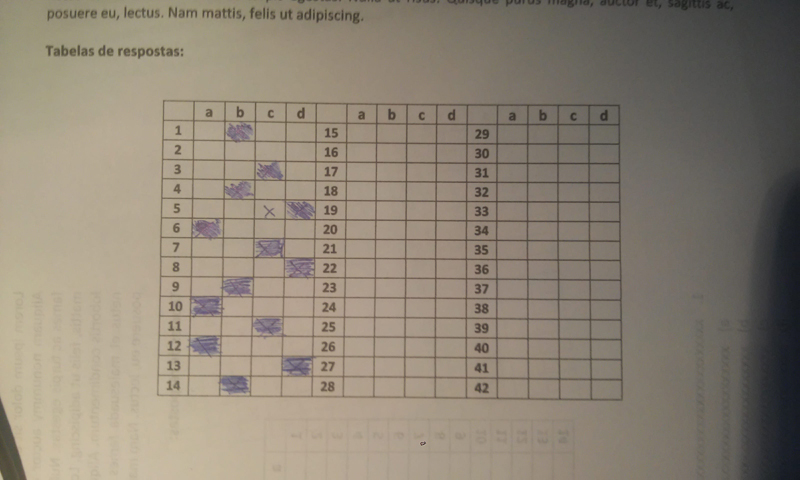
//> input picture exam7.jpg, 800 x 480 px
$ ./detectexam   (built with g++ and OpenCV 4)
//> lines starting //> are read from the running program, lines starting //| are printed output that depends on the picture; after the words box and inside, x2 and y2 are one past the last pixel; in counts of white or black regions, pixels touching at a corner belong together
// Visual Studio ONLY - Allowing for pre-compiled header files

// This has to be the first #include

// Remove it, if you are not using Windows and Visual Studio

//#include "stdafx.h"


// The remaining #includes

// Basic OpenCV functionalities


#include <iostream>


#include "opencv2/core/core.hpp"

#include "opencv2/highgui/highgui.hpp"

#include "opencv2/imgproc/imgproc.hpp"

//#include "opencv2/text.hpp"

//GLOBAL VARIABLES
using namespace cv;
using namespace std;

#define X 1;
#define LETTER 2;
#define QUESTIONN 3;

struct Grid
{
	int width;
	int length;
	int type;
};

Mat templateX;
Mat image;
Mat finalImg;
int m;
Mat frame;
Point2f src[4];
char Option[] = {' ', 'A', 'B', 'C', 'D' };

void extractGrid();
bool detectExamManual(Mat exam);
void detectExamAuto(Mat exam);
int MatchingMethod(Mat rect);
void drawLine(Vec2f line, Mat &image, Scalar rgb);
void sortCorners(std::vector<cv::Point2f>& corners, cv::Point2f center);
void onMouse(int event, int x, int y, int, void* param);

int main(int argc, char** argv) {
	templateX = imread("template/X.jpg", 0);
//> X.jpg cannot be read in this run, so this picture is empty

	// False
	bool useCamera = false;
	bool detectionAuto = true;

	if(useCamera) {
		// Open the default camera
		VideoCapture cap(0);

		// Check if the capture is working
		if (!cap.isOpened())
			return -1;

		// Get a frame from the camera
		cap >> frame;
	} else {
		frame = imread("exam7.jpg", 0);
	}

	// Check if we have a frame
	if(frame.empty())
	   return -1;

	// Detection Mode
	if(detectionAuto) {
		// Auto
		detectExamAuto(frame);
	} else {
		// Manual
		if (!detectExamManual(frame))
			return 0;
	}

	extractGrid();

	// Show the frame captured
	//imshow("capture", frame);
	//imshow("final grid", finalImg);
	//waitKey(0);
	destroyAllWindows();

	return 0;
}

//-------------------------------------------------------------------------//


//-------------------------------------------------------------------------//

void extractGrid()
{
	Mat gray;

	if (finalImg.channels() == 3)
	{
		cvtColor(finalImg, gray, CV_BGR2GRAY);
	}
	else
	{
		gray = finalImg;
	}

	// Apply adaptiveThreshold at the bitwise_not of gray, notice the ~ symbol
	Mat bw;
	adaptiveThreshold(~gray, bw, 255, CV_ADAPTIVE_THRESH_MEAN_C, THRESH_BINARY, 15, -2);

	// Create the images that will use to extract the horizonta and vertical lines
	Mat horizontal = bw.clone();
	Mat vertical = bw.clone();

	int scale = 15; // play with this variable in order to increase/decrease the amount of lines to be detected

	// Specify size on horizontal axis
	int horizontalsize = horizontal.cols / scale;

	// Create structure element for extracting horizontal lines through morphology operations
	Mat horizontalStructure = getStructuringElement(MORPH_RECT, Size(horizontalsize, 1));

	// Apply morphology operations
	erode(horizontal, horizontal, horizontalStructure, Point(-1, -1));
	dilate(horizontal, horizontal, horizontalStructure, Point(-1, -1));
	//    dilate(horizontal, horizontal, horizontalStructure, Point(-1, -1)); // expand horizontal lines

	// Show extracted horizontal lines
	imshow("horizontal", horizontal);

	// Specify size on vertical axis
	int verticalsize = vertical.rows / scale;

	// Create structure element for extracting vertical lines through morphology operations
	Mat verticalStructure = getStructuringElement(MORPH_RECT, Size(1, verticalsize));

	// Apply morphology operations
	erode(vertical, vertical, verticalStructure, Point(-1, -1));
	dilate(vertical, vertical, verticalStructure, Point(-1, -1));

	//dilate(vertical, vertical, verticalStructure, Point(-1, -1)); // expand vertical lines

	vector<Vec4i> linesH;

	vector<vector<Point> > contoursH;

	Mat element = getStructuringElement(MORPH_ELLIPSE,
		Size(2 * 1 + 1, 2 * 1 + 1),
		Point(1, 1));
	//erode(joints, joints, element, Point(-1, -1));

	findContours(horizontal, contoursH, CV_RETR_TREE, CV_CHAIN_APPROX_SIMPLE, Point(0, 0));

	/*sorting contours*/
	int i, j;
	bool swapped = false;
	int n = contoursH.size();
	for (i = 0; i < n - 1; i++)
	{
		swapped = false;
		for (j = 0; j < n - i - 1; j++)
		{
			if (contoursH[j][0].y > contoursH[j + 1][0].y)//if (contoursH[j] > contoursH[j + 1])
			{
				vector<Point> temp = contoursH[j];
				contoursH[j] = contoursH[j + 1];
				contoursH[j + 1] = temp;

				swapped = true;
			}
		}
		// IF no two elements were swapped by inner loop, then break
		if (swapped == false)
			break;
	}

	vector<vector<Point> > contoursV;
	findContours(vertical, contoursV, CV_RETR_TREE, CV_CHAIN_APPROX_SIMPLE, Point(0, 0));

	/*sorting contours*/
	n = contoursV.size();
	swapped=false;
	for (i = 0; i < n - 1; i++)
	{
		swapped = false;
		for (j = 0; j < n - i - 1; j++)
		{
			if (contoursV[j][0].x > contoursV[j+1][0].x)//if (contoursH[j] > contoursH[j + 1])
			{
				vector<Point> temp = contoursV[j];
				contoursV[j] = contoursV[j + 1];
				contoursV[j + 1] = temp;

				swapped = true;
			}
		}

		// IF no two elements were swapped by inner loop, then break
		if (swapped == false)
			break;
	}

	//------------Create Grid----------------------------------//

	int nLinhas = contoursV.size() - 1;
	int nColunas = contoursV.size() - 1;
	Mat crop;
	int nTables = nColunas / 5; //cada tabela tem 5 colunas: numero | A | B | C | D |
	Mat temp;
	Rect recAnswer;
	int max = 0;
	finalImg.copyTo(temp);
	for (int t = 0; t < nTables; t++)//percorrer todas as tabelas
	{
		int tableN = t * 5;
		for (int l = 1; l < nLinhas; l++) //a primeira linha contem as opcoes de escolha, ignora-se
		{

			int index = 0;
			max = 0;

			int width = contoursV[tableN + 5][0].x - contoursV[tableN + 1][0].x;
			int height = contoursH[l + 1][0].y - contoursH[l][0].y;

			int sqaureWidth = width / 4;
			for (int c = 1; c < 5; c++)
			{
				Rect rec = Rect(contoursV[tableN + c][0].x, contoursH[l][0].y,
					sqaureWidth,
					height);
				crop = temp(rec);
				threshold(crop, crop, 125, 255, THRESH_BINARY_INV);
				double p = 0;

				p = (double)countNonZero(crop);
				p = p / (crop.size().width * crop.size().height);

				if ( p>=max && p>=0.3) {
					max = p;
					index = c;
					recAnswer = rec;
				}
				else {
					index = -1;
				}

			}
			//crop image
			printf("\nResposta %u: %c ", l + tableN, Option[index+1]);
			if (index != 0)
			{
				rectangle(finalImg, recAnswer, (255, 255, 255));
			}
			imshow("SquaresTest", finalImg);
		}
	}

	waitKey();
}

//-------------------------------------------------------------------------//

// [106 lines left out: functions detectExamManual, MatchingMethod, not called in this run]

//-------------------------------------------------------------------------//

void detectExamAuto(Mat exam) {
	// Creating empty grid with same size of the "exam"
	Mat grid = Mat(exam.size(), CV_8UC1);

	// Remove some noise with Gaussian Blur (5x5), smoothing the image
	GaussianBlur(exam, exam, Size(5, 5), 0);

	// Threshold the image according to local neighborhood
	// Normal threshold takes the image as a whole instead, that's why we don't use it
	adaptiveThreshold(exam, grid, 255, ADAPTIVE_THRESH_MEAN_C, THRESH_BINARY, 5, 2);

	// Invert grid image, setting the contours white
	bitwise_not(grid, grid);

	// Creating cross structuring element (3x3)
	Mat kernel = getStructuringElement(MORPH_CROSS, Size(3, 3));

	// Dilate image with the cross structuring element to increase grid borders
	dilate(grid, grid, kernel);

	// [7 lines of commented-out code are left out]
	int count = 0;
	int max = -1;
	Point maxPoint;

	// Iterate through all grid
	for (int y = 0; y < grid.size().height; y++) {
		// Get current line
		uchar *row = grid.ptr(y);

		for (int x = 0; x < grid.size().width; x++) {
			// We only want the "whiter" areas (the contours)! (>=128)
			if (row[x] >= 128) {
				// Cover the found area darker (gray color) for better distinguish from others
				int area = floodFill(grid, Point(x, y), CV_RGB(0, 0, 64));
				if (area > max) {
					// Update the maximum area found
					maxPoint = Point(x, y);
					max = area;
				}
			}
		}
	}
//> this loop made 480 passes
//> (maxPoint, max) on passes 1 to 3: (Point(668, 0), 303), (Point(668, 0), 303), (Point(668, 0), 303)
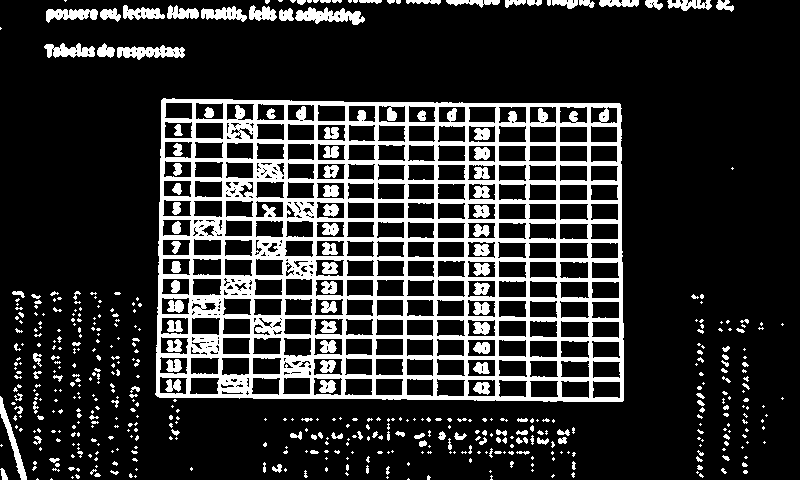
//> grid: 480 rows x 800 cols, CV_8UC1; values 0 (black) and 64 (white), 18.8% white; 514 white regions (348 under 20 px), largest, box (x1, y1, x2, y2) and area: (155, 98, 624, 402) 53688, (295, 7, 365, 25) 701, (117, 45, 185, 60) 620
//> after the loop, maxPoint = Point(163, 98); max = 53506

	// We fill the max blob found with white color
	floodFill(grid, maxPoint, CV_RGB(255, 255, 255));

	// Iterate through all grid
	for (int y = 0; y < grid.size().height; y++) {
		// Get current line
		uchar *row = grid.ptr(y);

		for (int x = 0; x < grid.size().width; x++) {
			// If the row is equal to 64 (the gray color covered before) or it's the
			// maximum point we don't want it there, so we fill it with black
			if (row[x] == 64 && x != maxPoint.x && y != maxPoint.y) {
				int area = floodFill(grid, Point(x, y), CV_RGB(0, 0, 0));
			}
		}
	}

	// Erode back the grid with the cross structuring element
	erode(grid, grid, kernel);

	// Now that we have the area we want, we need to extract only the grid
	// The grid has horizontal and vertical lines, so we will need to find those lines

	// Find lines in the grid using Hough Transform
	vector<Vec2f> lines;
	HoughLines(grid, lines, 1, CV_PI / 180, 270);
//> lines = 45 lines (rho, theta), first 12: [155, 1.59], [116, 1.59], [162, 1.57], [181, 1.57], [390, 1.59], [220, 1.57], [97, 1.59], [136, 1.59], [297, 1.57], [174, 1.59], [369, 1.59], [201, 1.57]

	// Draw the lines obtained from the Hough transform in the grid
	for (int i = 0; i < lines.size(); i++) {
		drawLine(lines[i], grid, CV_RGB(0, 0, 128));
	}
//> this loop made 45 passes
//> (m in drawLine, c in drawLine) on passes 1 to 4: (0.0175, 155), (0.0175, 116), (4.37e-08, 162), (4.37e-08, 181)
//> pass 1, in detectExamAuto, `drawLine(lines[i], grid, CV_RGB(0, 0, 128));`:
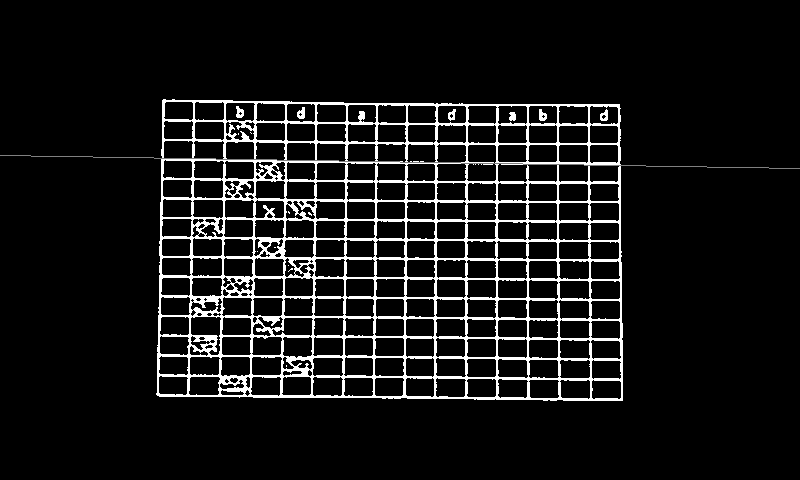
//> grid: 480 rows x 800 cols, CV_8UC1; min 0, max 255, mean 21
//> after the loop:
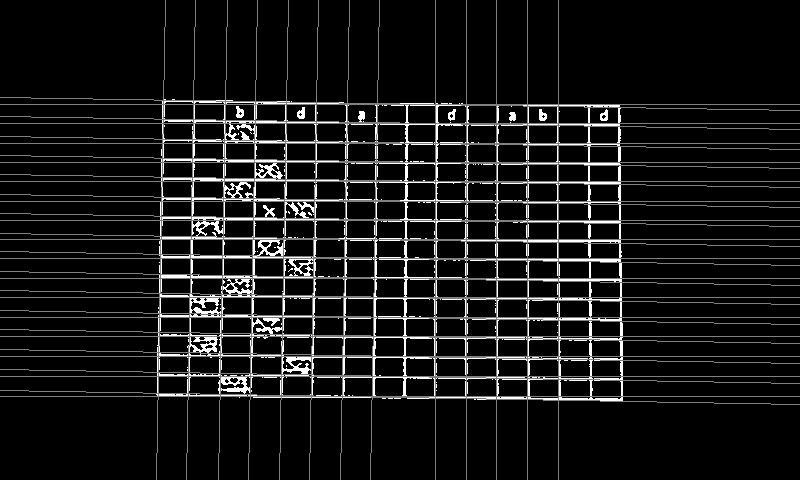
//> grid: 480 rows x 800 cols, CV_8UC1; min 0, max 255, mean 22.7

	//imshow("exam", exam);
	//imshow("exam gray lines", grid);
	//waitKey(0);
	//destroyAllWindows();


	// We now have lots of lines so we need to minimize the lines obtained
	// so we can extract only the grid. So we will have only the boundary lines

	// Initialize with dummy values (x, y) to compare next
	Vec2f top = Vec2f(1000, 1000);
	double topYInterception = 100000, topXInterception = 0;

	Vec2f bottom = Vec2f(-1000, -1000);
	double bottomYInterception = 0, bottomXInterception = 0;

	Vec2f left = Vec2f(1000, 1000);
	double leftYInterception = 0, leftXInterception = 100000;

	Vec2f right = Vec2f(-1000, -1000);
	double rightYInterception = 0, rightXInterception = 0;

	// Iterate through all lines
	for (int i = 0; i < lines.size(); i++) {
		// Get current line
		Vec2f currentLine = lines[i];

		// Get the values (point, angle)
		float p = currentLine[0];
		float theta = currentLine[1];

		// Check for impossible values on lines
		if (p == 0 && theta == -100)
			continue;

		double xInterception, yInterception;
		xInterception = p / cos(theta);
		yInterception = p / (cos(theta)*sin(theta));

		// Check if line is almost vertical (between 80 to 100 degrees angle)
		if (theta > CV_PI * 80 / 180 && theta < CV_PI * 100 / 180) {
			if (p < top[0])
				top = currentLine;
			if (p > bottom[0])
				bottom = currentLine;
		}
		// Check if line is almost horizontal (around 170 or almost no degrees angle)
		else if (theta < CV_PI * 10 / 180 || theta > CV_PI * 170 / 180) {
			if (xInterception > rightXInterception) {
				right = currentLine;
				rightXInterception = xInterception;
			}
			else if (xInterception <= leftXInterception) {
				left = currentLine;
				leftXInterception = xInterception;
			}
		}
	}
//> this loop made 45 passes
//> (p, theta, xInterception, yInterception, rightXInterception) on passes 30, 31, 32, 36: (466, 0, 466, inf, 466), (496, 0, 496, inf, 496), (527, 0, 527, inf, 527), (558, 0, 558, inf, 558)
//> after the loop, rightXInterception = 558; leftXInterception = 165

	// Draw black lines with the final lines detected
	drawLine(top, exam, CV_RGB(0, 0, 0));
	drawLine(bottom, exam, CV_RGB(0, 0, 0));
	drawLine(left, exam, CV_RGB(0, 0, 0));
	drawLine(right, exam, CV_RGB(0, 0, 0));
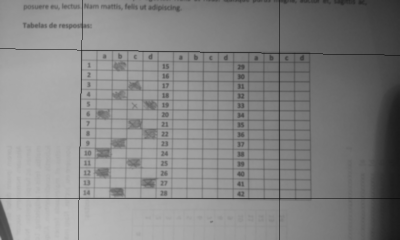
//> exam: 480 rows x 800 cols, CV_8UC1 (shown at 1/2 size); min 0, max 193, mean 132.5

	//imshow("exam", exam);
	//waitKey(0);
	//destroyAllWindows();

	// Calculate intersections of the four lines obtained
	// as seen in https://en.wikipedia.org/wiki/Line%E2%80%93line_intersection
	// and https://stackoverflow.com/questions/16524096/how-to-calculate-the-point-of-intersection-between-two-lines

	Point left1, left2, right1, right2, bottom1, bottom2, top1, top2;
	Point topLeft, topRight, bottomLeft, bottomRight;

	// Top intersections
	top1.x = 0;
	top1.y = top[0] / sin(top[1]);
//> top1 = Point(0, 97)
	top2.x = grid.size().width;
	top2.y = -top2.x / tan(top[1]) + top1.y;
//> top2 = Point(800, 110)

	// Bottom intersections
	bottom1.x = 0;
	bottom1.y = bottom[0] / sin(bottom[1]);
//> bottom1 = Point(0, 396)
	bottom2.x = grid.size().width;
	bottom2.y = -bottom2.x / tan(bottom[1]) + bottom1.y;
//> bottom2 = Point(800, 396)

	// Left intersections
	// (they are vertical so we have to check for infinite angle)
	if (left[1] != 0)
	{
		// Calculate intersection points
		left1.x = 0;
		left1.y = left[0] / sin(left[1]);
//> left1 = Point(0, 9454)
		left2.x = grid.size().width;
		left2.y = -left2.x / tan(left[1]) + left1.y;
//> left2 = Point(800, -36377)
	}
	else
	{
		// Infinite angle! Other way of calculate
		left1.y = 0;
		left1.x = left[0] / cos(left[1]);
		left2.y = grid.size().height;
		left2.x = left1.x - grid.size().height*tan(left[1]);

	}

	// Right intersections
	// (they are vertical so we have to check for infinite angle)
	if (right[1] != 0)
	{
		// Calculate intersection points
		right1.x = 0;
		right1.y = right[0] / sin(right[1]);
		right2.x = grid.size().width;
		right2.y = -right2.x / tan(right[1]) + right1.y;
	}
	else
	{
		// Infinite angle! Other way of calculate
		right1.y = 0;
		right1.x = right[0] / cos(right[1]);
//> right1 = Point(558, 0)
		right2.y = grid.size().height;
		right2.x = right1.x - grid.size().height*tan(right[1]);
//> right2 = Point(558, 480)

	}

	// Get top points
	double topA = top2.y - top1.y;
//> topA = 13
	double topB = top1.x - top2.x;
//> topB = -800
	double topC = topA*top1.x + topB*top1.y;
//> topC = -77600

	// Get bottom points
	double bottomA = bottom2.y - bottom1.y;
//> bottomA = 0
	double bottomB = bottom1.x - bottom2.x;
//> bottomB = -800
	double bottomC = bottomA*bottom1.x + bottomB*bottom1.y;
//> bottomC = -316800

	// Get left points
	double leftA = left2.y - left1.y;
//> leftA = -45831
	double leftB = left1.x - left2.x;
//> leftB = -800
	double leftC = leftA*left1.x + leftB*left1.y;
//> leftC = -7563200

	// Get right points
	double rightA = right2.y - right1.y;
//> rightA = 480
	double rightB = right1.x - right2.x;
//> rightB = 0
	double rightC = rightA*right1.x + rightB*right1.y;
//> rightC = 267840

	// Intersection of left and top
	double detTopLeft = leftA*topB - leftB*topA;
//> detTopLeft = 36675200
	topLeft = Point((topB*leftC - leftB*topC) / detTopLeft, (leftA*topC - topA*leftC) / detTopLeft);
//> topLeft = Point(163, 99)

	// Intersection of top and right
	double detTopRight = rightA*topB - rightB*topA;
//> detTopRight = -384000
	topRight = Point((topB*rightC - rightB*topC) / detTopRight, (rightA*topC - topA*rightC) / detTopRight);
//> topRight = Point(558, 106)

	// Intersection of right and bottom
	double detBottomRight = rightA*bottomB - rightB*bottomA;
//> detBottomRight = -384000
	bottomRight = Point((bottomB*rightC - rightB*bottomC) / detBottomRight, (rightA*bottomC - bottomA*rightC) / detBottomRight);// Intersection of bottom and left
//> bottomRight = Point(558, 396)

																																// Intersection of left and bottom
	double detBottomLeft = leftA*bottomB - leftB*bottomA;
//> detBottomLeft = 36664800
	bottomLeft = Point((bottomB*leftC - leftB*bottomC) / detBottomLeft, (leftA*bottomC - bottomA*leftC) / detBottomLeft);
//> bottomLeft = Point(158, 396)


	// Find the max length of the final grid (for building the final grid we need the size)
	// As it's a rectangle, we need to find the max length on the vertical/horizontal lines

	// Initially we say that the biggest length on the horizontal is the bottom line, and the vertical is the right line
	int maxLengthHori = (bottomLeft.x - bottomRight.x)*(bottomLeft.x - bottomRight.x) + (bottomLeft.y - bottomRight.y)*(bottomLeft.y - bottomRight.y);
//> maxLengthHori = 160000
	int maxLengthVert = (topRight.x - bottomRight.x)*(topRight.x - bottomRight.x) + (topRight.y - bottomRight.y)*(topRight.y - bottomRight.y);
//> maxLengthVert = 84100

	// Check with the other lines if they are the biggest
	int temp = (topRight.x - topLeft.x)*(topRight.x - topLeft.x) + (topRight.y - topLeft.y)*(topRight.y - topLeft.y);
//> temp = 156074

	if (temp > maxLengthHori)
		maxLengthHori = temp;

	temp = (bottomLeft.x - topLeft.x)*(bottomLeft.x - topLeft.x) + (bottomLeft.y - topLeft.y)*(bottomLeft.y - topLeft.y);
//> temp = 88234

	if (temp > maxLengthVert)
		maxLengthVert = temp;
//> maxLengthVert = 88234

	maxLengthVert = sqrt((double)maxLengthVert);
//> maxLengthVert = 297
	maxLengthHori = sqrt((double)maxLengthHori);
//> maxLengthHori = 400

	// Assign coordinates to the final grid
	Point2f src[4], dst[4];

	// Top Left (0, 0)
	src[0] = topLeft;
//> src = 4 Points (x, y): [163, 99], [0, 0], [0, 0], [0, 0]
	dst[0] = Point2f(0, 0);

	// Top Right (maxLengthHori-1, 0)
	src[1] = topRight;
//> src = 4 Points (x, y): [163, 99], [558, 106], [0, 0], [0, 0]
	dst[1] = Point2f(maxLengthHori - 1, 0);
//> dst = 4 Points (x, y): [0, 0], [399, 0], [0, 0], [0, 0]

	// Bottom Right (maxLengthHori-1, 0)
	src[2] = bottomRight;
//> src = 4 Points (x, y): [163, 99], [558, 106], [558, 396], [0, 0]
	dst[2] = Point2f(maxLengthHori - 1, maxLengthVert - 1);
//> dst = 4 Points (x, y): [0, 0], [399, 0], [399, 296], [0, 0]

	// Bottom Left (0, maxLengthVert-1)
	src[3] = bottomLeft;
//> src = 4 Points (x, y): [163, 99], [558, 106], [558, 396], [158, 396]
	dst[3] = Point2f(0, maxLengthVert - 1);
//> dst = 4 Points (x, y): [0, 0], [399, 0], [399, 296], [0, 296]

	// Build the final grid, with the coordinates assigned, correcting the perspective
	Mat finalGrid = Mat(Size(maxLengthHori, maxLengthVert), CV_8UC1);
	cv::warpPerspective(exam, finalGrid, cv::getPerspectiveTransform(src, dst), Size(maxLengthHori, maxLengthVert));
//> in extractGrid, `dilate(horizontal, horizontal, horizontalStructure, Point(-1, -1));`:
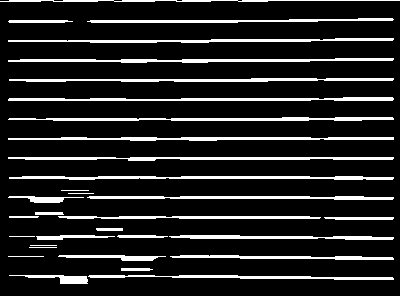
//> horizontal: 297 rows x 400 cols, CV_8UC1; 13.8% white; 33 white regions, largest, box (x1, y1, x2, y2) and area: (8, 58, 394, 63) 1122, (9, 176, 394, 180) 1106, (8, 97, 394, 101) 1098
//> in extractGrid, `dilate(vertical, vertical, verticalStructure, Point(-1, -1));`:
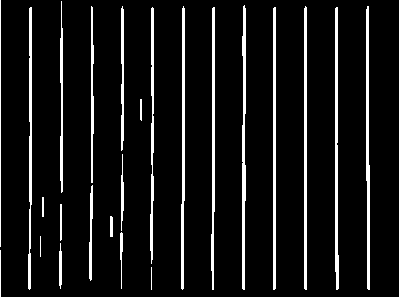
//> vertical: 297 rows x 400 cols, CV_8UC1; 8.5% white; 25 white regions
//> in extractGrid, `findContours(horizontal, contoursH, CV_RETR_TREE, CV_CHAIN_APPROX_SIMP..`: contoursH = 33 contours, 7 with area under 20; largest, box (x1, y1, x2, y2) and area: (8, 58, 394, 63) 735, (9, 176, 394, 180) 720, (8, 97, 394, 101) 711, (8, 117, 394, 121) 704, (8, 137, 394, 141) 692
//> in extractGrid, `int n = contoursH.size();`: n = 33
//> the loop in extractGrid, `for (i = 0; i < n - 1; i++)` made 32 passes
//> after the loop in extractGrid, `for (i = 0; i < n - 1; i++)`: swapped = true
//> in extractGrid, `findContours(vertical, contoursV, CV_RETR_TREE, CV_CHAIN_APPROX_SIMPLE..`: contoursV = 25 contours, 6 with area under 20; largest, box (x1, y1, x2, y2) and area: (242, 5, 246, 290) 608, (366, 6, 370, 290) 579, (335, 7, 339, 290) 578, (304, 6, 307, 290) 564, (273, 7, 276, 290) 563
//> in extractGrid, `n = contoursV.size();`: n = 25
//> the loop in extractGrid, `for (i = 0; i < n - 1; i++)` made 24 passes
//> after the loop in extractGrid, `for (i = 0; i < n - 1; i++)`: swapped = false
//> in extractGrid, `int nLinhas = contoursV.size() - 1;`: nLinhas = 24
//> in extractGrid, `int nTables = nColunas / 5;`: nTables = 4
//> the loop in extractGrid, `for (int t = 0; t < nTables; t++)` made 4 passes
//> recAnswer on passes 1 to 4: Rect(42, 236, 15, 9), Rect(92, 236, 12, 9), Rect(122, 236, 7, 9), Rect(244, 18, 30, 2)
//> after the loop in extractGrid, `for (int t = 0; t < nTables; t++)`:
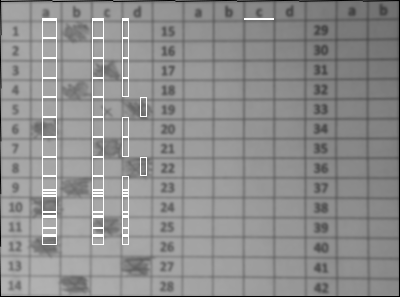
//> finalImg: 297 rows x 400 cols, CV_8UC1; min 0, max 255, mean 142.6
//> after the loop in extractGrid, `for (int t = 0; t < nTables; t++)`: max = 0

	finalGrid.copyTo(finalImg);
	// [4 lines of commented-out code are left out]
}

//-------------------------------------------------------------------------//

void drawLine(Vec2f line, Mat &image, Scalar rgb) {
	if (line[1] != 0) {
		float m = -1 / tan(line[1]);
		float c = line[0] / sin(line[1]);

		cv::line(image, Point(0, c), Point(image.size().width, m*image.size().width + c), rgb);
	}
	else {
		cv::line(image, Point(line[0], 0), Point(line[0], image.size().height), rgb);
	}
}

//-------------------------------------------------------------------------//

// [11 lines left out: function onMouse, not called in this run]
